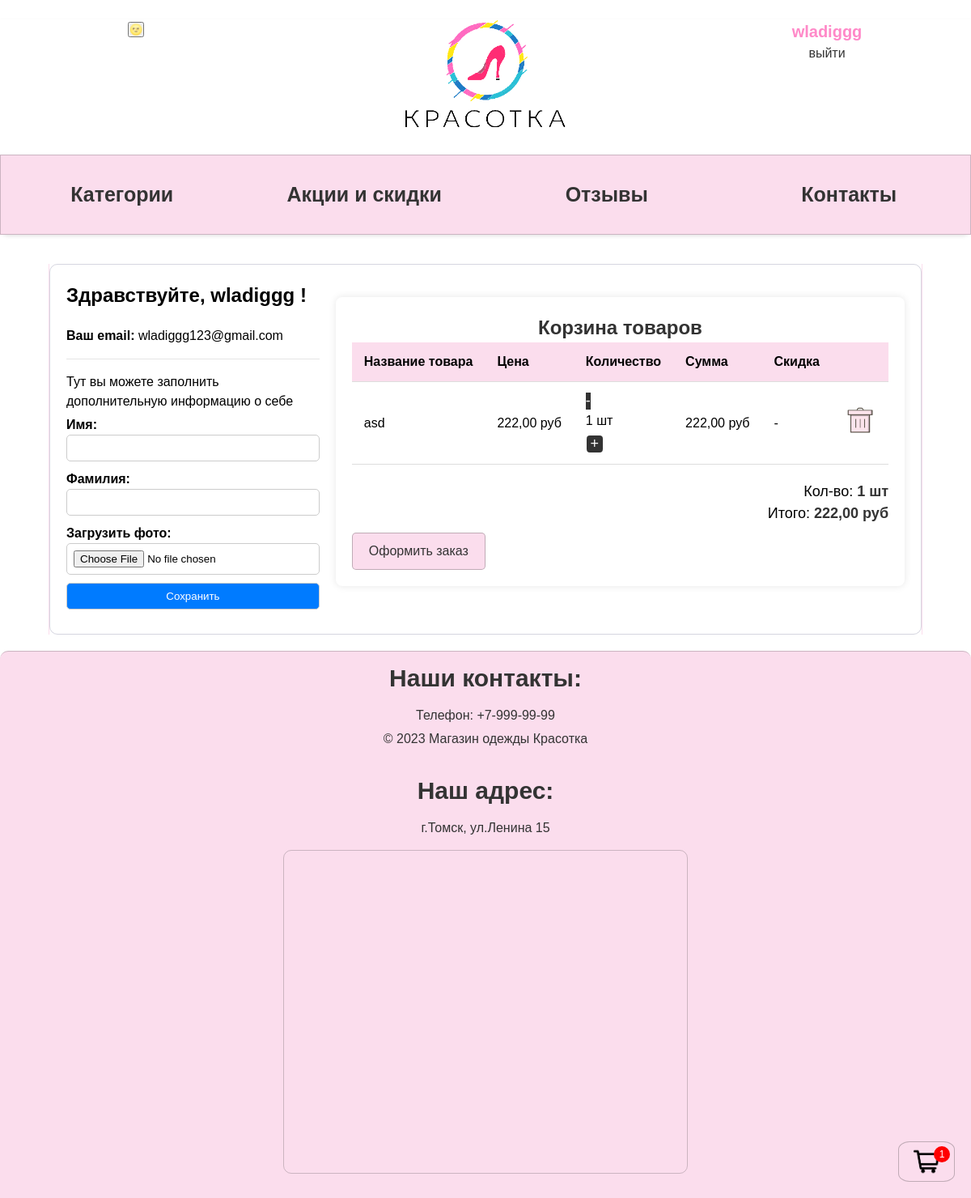
Before: /users/account/ (signed in) with the older database file.
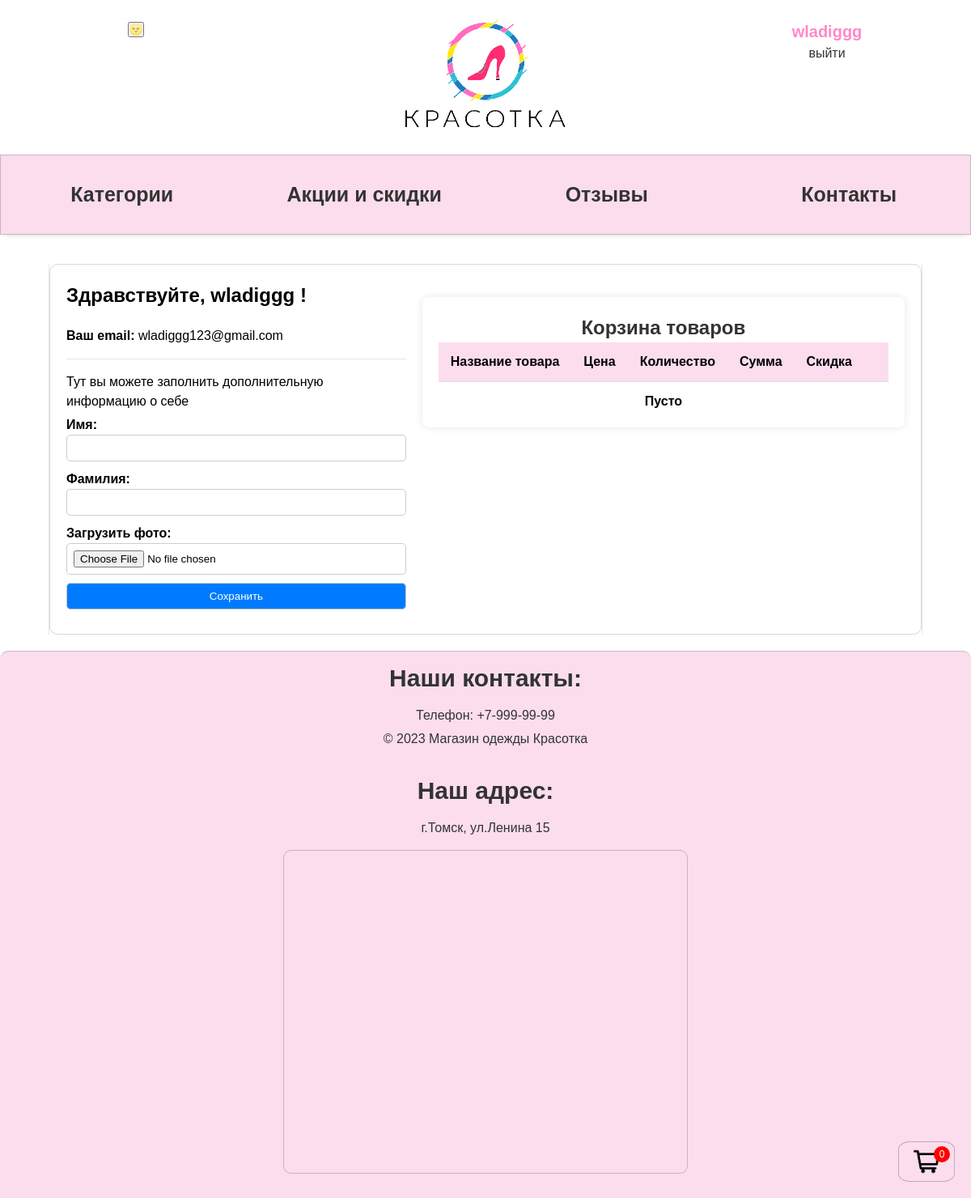
After: the same page with the newer database file.
### cart/models.py (models this page shows, shortened)
class Cart(models.Model):
    user = models.ForeignKey(to=User, on_delete=models.CASCADE, blank=True, null=True, verbose_name='пользователь')
    product = models.ForeignKey(to=Item, on_delete=models.CASCADE, verbose_name='товар')
    quantity = models.PositiveSmallIntegerField(default=0, verbose_name='кол-во')
    session_key = models.CharField(max_length=32, null=True, blank=True)
    created_timestamp = models.DateTimeField(auto_now_add=True, verbose_name='дата добавления')
    new_params = models.CharField(max_length=32, null=True, blank=True)
    class Meta:
        db_table = 'cart'
        verbose_name = 'Корзина'
        verbose_name_plural = 'Корзина'
    objects = CartQueryset().as_manager()
    def product_price(self):
        return round(self.product.sell_price() * self.quantity, 2)

### mainApp/models.py (models this page shows, shortened)
class Item(models.Model):
    category = models.ForeignKey(Category, on_delete=models.CASCADE, null=True, verbose_name='Категория')
    name = models.CharField(max_length=100, verbose_name='Название')
    description = models.TextField(default=None, verbose_name='Описание')
    price = models.DecimalField(max_digits=10, decimal_places=2, verbose_name='Цена')
    image = models.ImageField(upload_to='items/%Y/%m/%d/', blank=True, verbose_name='Фото')
    created_at = models.DateTimeField(auto_now_add=True, verbose_name='Создано')
    updated_at = models.DateTimeField(auto_now=True, verbose_name='Обновлено')
    slug_name = models.CharField(max_length=100, default='slug_name', verbose_name='Слаг (форен кей)')
    item_slug = models.CharField(max_length=100, default='item_slug', verbose_name='Слаг (предмета)')
    discount = models.DecimalField(default=0.00, max_digits=4, decimal_places=2,verbose_name='Скидка')
    def sell_price(self):
        if self.discount:
            return round(self.price - self.price * self.discount/100, 2)
        return self.price
    class Meta:
        verbose_name = 'Вещи'
        verbose_name_plural = 'Вещи'
        ordering = ['created_at', 'updated_at']

### users/views.py (the view, shortened to what this page needs)
# urls.py: path('account/', AccountView.as_view(), name='account'),
class AccountView(ListView):
    def get(self, request, *args, **kwargs):
        user_profile = self.request.user
        carts = Cart.objects.filter(user=user_profile)
        data = {
            'user': user_profile,
            'carts': carts,
        }
        return render(request, 'users/account.html', data)

### cart/models.py (called while the page is built)
    def total_price(self):
        return sum(cart.product_price() for cart in self)

    def total_quantity(self):
        if self:
            return sum(cart.quantity for cart in self)
        return 0

### users/templates/users/account.html (shortened to what this page needs)
{% extends "base.html" %}
{% load static %}
{% block content %}
<div class="acc_container">
    <div class="user-details">
        <h2>Здравствуйте, {{user.username}} !</h2>
        <p><b>Ваш email: </b> {{user.email}}</p>
        <hr>
        <p>Тут вы можете заполнить дополнительную информацию о себе</p>
        <form action="#" method="post" enctype="multipart/form-data">
            <label for="first-name">Имя:</label><br>
            <input type="text" id="first-name" name="first-name"><br>
            <label for="last-name">Фамилия:</label><br>
            <input type="text" id="last-name" name="last-name"><br>
            <label for="photo">Загрузить фото:</label><br>
            <input type="file" id="photo" name="photo"><br>
            <input type="submit" value="Сохранить">
        </form>
    </div>
    <div class="cart_container">
    <h1>Корзина товаров</h1>
    <table>
        <thead>
        <tr>
            <th>Название товара</th>
            <th>Цена</th>
            <th>Количество</th>
            <th>Сумма</th>
            <th>Скидка</th>
            <th></th>
        </tr>
        </thead>
        {% for cart in carts %}
        <tbody>
        <tr class="{{cart.id}}">
            <td>{{cart.product.name}}</td>
            {% if cart.product.discount %}
            <td>{{cart.product.sell_price}} руб</td>
            {% else %}
            <td>{{cart.product.price}} руб</td>
            {% endif %}
            <td>
                <button class="decrement" data-product="{{ cart.product.id }}" data-quantity="-1"
                        data-cartid="{{cart.id}}" data-action="decrement" data-path="{{ request.build_absolute_uri }}">-
                </button>
                <p class="cart-quantity-item">{{ cart.quantity }} шт</p>
                <button class="increment" data-product="{{ cart.product.id }}" data-path="{{ request.build_absolute_uri }}" data-quantity="1"
                        data-action="increment">+
                </button>
            </td>
            <td id="total_price_item">{{cart.product_price}} руб</td>
            {% if cart.product.discount %}
            <td>{{cart.product.discount}}%</td>
            {% else %}
            <td>-</td>
            {% endif %}
            <td>
                <button style="background-color: transparent;" class="trash_button" data-path="{{ request.build_absolute_uri }}" data-cartid="{{ cart.id }}"
                        data-action="delete"><img
                        src="{% static 'mainApp/img/корзина.png' %}"></button>
            </td>
        </tr>
        </tbody>
        {% endfor %}
    </table>
    {% if user.is_authenticated%}
    {% if not carts %}
    <h4 style="text-align: center; margin-top: 2%;">Пусто</h4>
    {% else %}
    <div class="total">
        Кол-во: <span><strong id="total_quantity">{{carts.total_quantity}} шт</strong></span><br>
        Итого: <span><strong id="total_price"> {{carts.total_price}} руб</strong></span>
    </div>
    <div>
        <a href="#" methods="#" class="compleat">Оформить заказ</a>
    </div>
    {% endif %}
    {% else %}
    <div class="not_authorized" style="width:250px;display:block;margin-left: auto;margin-right:auto;">
        <a href='http://127.0.0.1:8000/users/login/' style="color: red;">Необходимо авторизоваться</a>
    </div>
    {% endif %}
</div>
{% endblock %}

### magaz/templates/base.html (shortened to what this page needs)
<!DOCTYPE html>
{% load static %}
<html lang="ru">
<head>
    <link rel="stylesheet" href="{% static 'mainApp/css/style.css' %}"/>
    <link href="https://fonts.cdnfonts.com/css/gilroy-bold" rel="stylesheet">
</head>
<body>
<header class="header">
    <div class="top_container">
        <div class="logo_container">
            <div class="theme-selector"><input type="button" value="&#x1F31D;"></div>
            <div class="logo">
                <a href="http://127.0.0.1:8000">
                    <img src="{% static 'mainApp/img/logogo.png' %}" alt="logo">
                </a>
            </div>
            <div class="sign_in_out">
                {% if user.is_authenticated %}
                <li class="last">
                    {% if user.username == 'admin' %}
                    <a href="http://127.0.0.1:8000/admin/" class="user-link">
                        <b class="username">{{user.username}}</b>
                    </a>
                    {% else %}
                    <a href="http://127.0.0.1:8000/users/account/" class="user-link">
                        <b class="username">{{user.username}}</b>
                    </a>
                    {% endif %}
                    <a href="http://127.0.0.1:8000/users/logout/" class="logout-link"><p>выйти</p></a>
                </li>
                {% else %}
                <li class="last">
                    <a href="http://127.0.0.1:8000/users/login/" class="login-link"><p>Войти</p></a>
                    <a href="http://127.0.0.1:8000/users/register/" class="register-link"><p>Регистрация</p></a>
                </li>
                {% endif %}
            </div>
        </div>
        <a class="buy_cart" href="{% url 'purchase:cart' %}"><img class="buy_cart_img"
                                                                  src="{% static 'mainApp/img/корзина_покупок.png' %}"
                                                                  alt="Корзина">
            <div id="cart-count">{{carts.total_quantity}}</div>
        </a>
    </div>
    <nav class="header_nav">
        <ul class="main_nav_list">
            <li class="main_nav">
                <a class="nav_cat" href="http://127.0.0.1:8000/category/">Категории</a>
            </li>
            <li class="main_nav">
                <a class="nav_cat" href="http://127.0.0.1:8000/sale/">Акции и скидки</a>
            </li>
            <li class="main_nav">
                <a class="nav_cat" href="http://127.0.0.1:8000/reviews/">Отзывы</a>
            </li>
            <li class="main_nav">
                <a class="nav_cat" href="#bottom">Контакты</a>
            </li>
        </ul>
    </nav>
</header>
<main class="block_content">
    {% block content %}
    {% endblock %}
</main>
<footer>
    <h2>Наши контакты:</h2>
    <p>Телефон: +7-999-99-99</p>
    <p>© 2023 Магазин одежды Красотка</p>
    <br>
    <h2>Наш адрес:</h2>
    <p>г.Томск, ул.Ленина 15</p>
</footer>
<div class="iframe">
    <iframe src="https://yandex.ru/map-widget/v1/?um=constructor%3Acabe00bc532732b9281b46adffe3f626dcdd78c9b9a39b3fe4279d03a0b87442&amp;source=constructor"
            width="500" height="400" frameborder="0"></iframe>
</div>
</body>
</html>

Changed rows visible on the page:
removed Cart: total_quantity "1", product.name "asd", product.price "222,00", quantity "1", product_price "222,00", total_price "222,00"
Other visible differences:
{{ carts.total_quantity }}: (not shown) → "0"
text no longer shown: "Кол-во: шт Итого: руб Оформить заказ"
text now shown: "Пусто"
